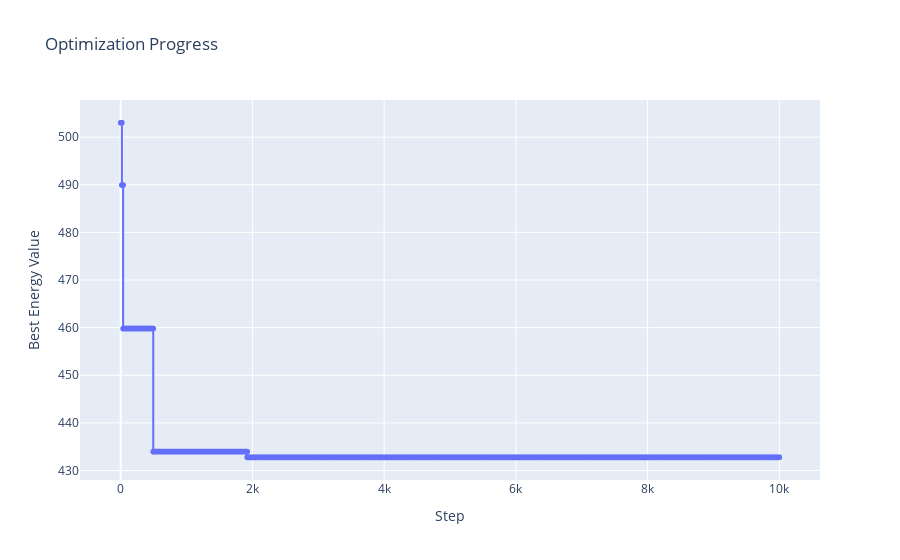

Source (notebook cell):
### Code cell
sa.draw_energy_plot()

### Figure 1 — Plotly figure (JSON) as saved in the notebook; plotly's stock layout.template omitted (floating-point values rounded to 4 significant figures; data arrays with more than 128 entries replaced by an {"elided": "..."} marker saying what was removed)
{"data": [{"hovertemplate": "Step=%{x}<br>Best Energy Value=%{y}<extra></extra>", "legendgroup": "", "line": {"color": "#636efa", "dash": "solid", "shape": "linear"}, "marker": {"symbol": "circle"}, "mode": "lines+markers", "name": "", "showlegend": false, "type": "scattergl", "x": {"elided": "9999 int values"}, "xaxis": "x", "y": {"elided": "9999 float values"}, "yaxis": "y"}], "layout": {"legend": {"tracegroupgap": 0}, "title": {"text": "Optimization Progress"}, "xaxis": {"anchor": "y", "domain": [0, 1], "title": {"text": "Step"}}, "yaxis": {"anchor": "x", "domain": [0, 1], "title": {"text": "Best Energy Value"}}}}
